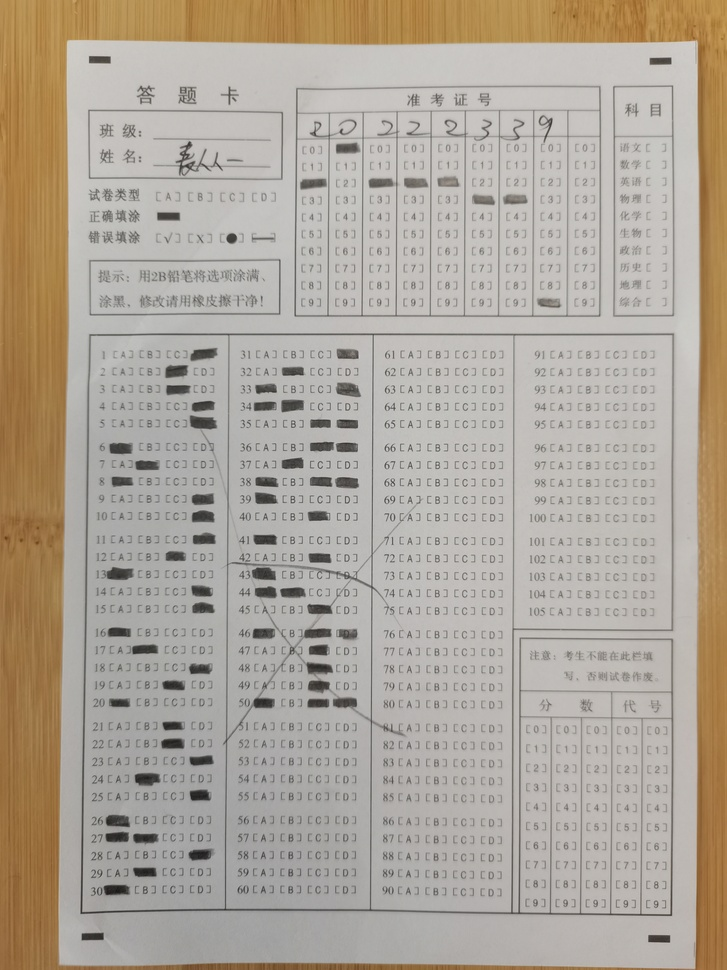
#> input picture test.jpg, 727 x 970 px, shrunk from 3456 x 4608 before the run
$ python test.py
#> lines starting #> are read from the running program, lines starting #| are printed output that depends on the picture
import cv2

img=cv2.imread('test.jpg')
#> img is the input picture: shape (970, 727, 3); mean B, G, R 154.6, 166.3, 175.3
g=cv2.cvtColor(img,cv2.COLOR_BGR2GRAY)
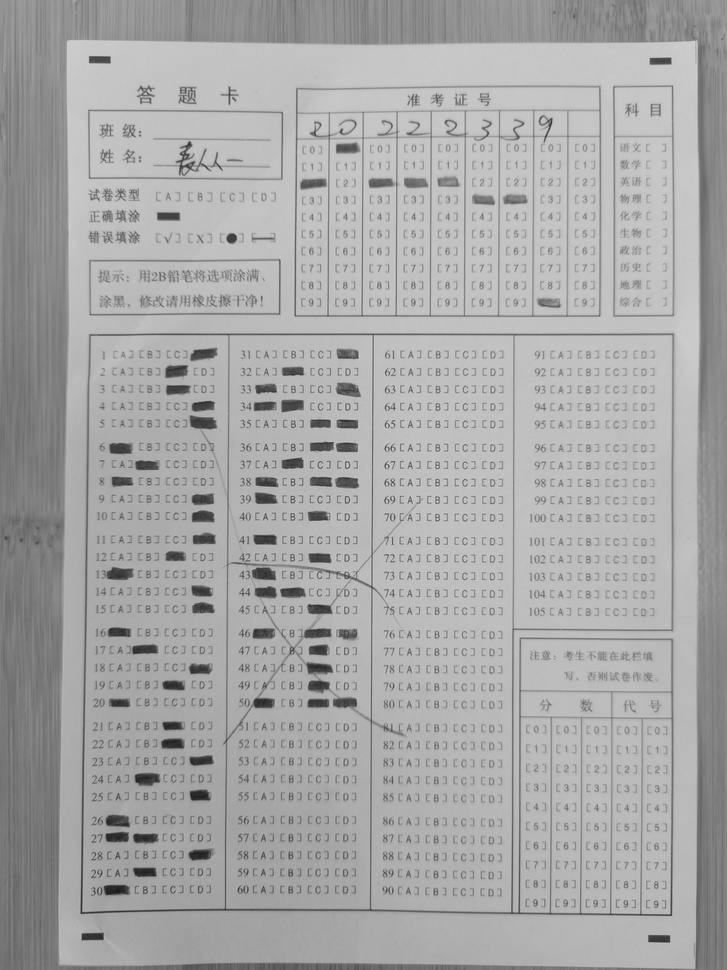
#> g: shape (970, 727); min 21, max 219, mean 167.7
corners=cv2.goodFeaturesToTrack(g,500,0.1,10)
#> corners = 500 rows, first 8: [189, 142], [551, 118], [275, 391], [332, 443], [82, 939], [670, 58], [669, 941], [183, 164]
xx=[]
yy=[]
for corner in corners:
    x,y=corner.ravel()
    xx.insert(-1,x)
    yy.insert(-1,y)
#> this loop made 500 passes
#> after the loop, xx = 500 values, max 673 at index 425, min 81 at index 23, mean 318.5; yy = 500 values, max 941 at index 5, min 57 at index 8, mean 486
print(max(xx))
#| 673.0
print(max(yy))
#| 941.0

$ run again, with English.jpg copied over test.jpg
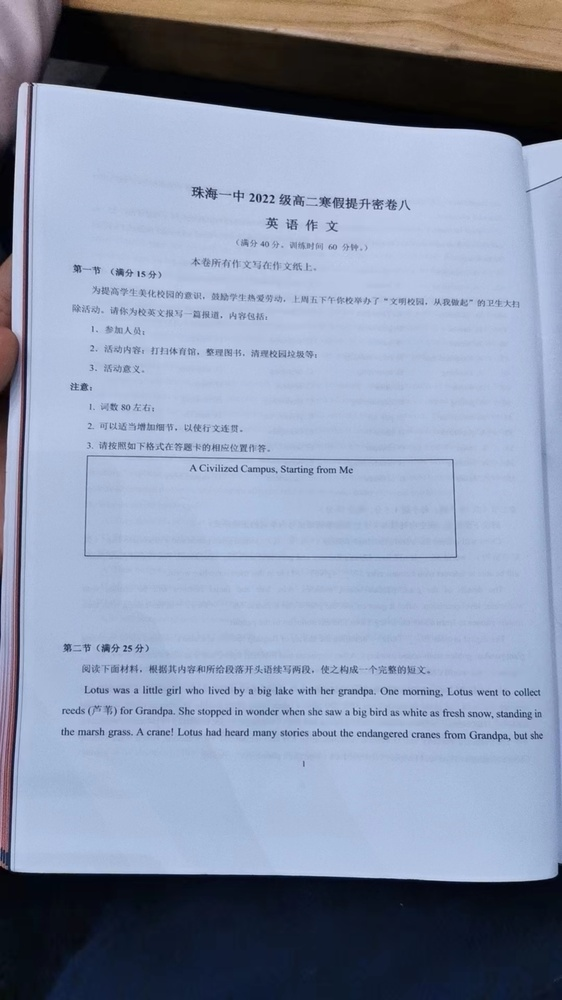
#> input picture English.jpg, 562 x 1000 px, shrunk from 1080 x 1920 before the run
#> img is the input picture: shape (1000, 562, 3); mean B, G, R 172.2, 148.4, 137.3
#> `g=cv2.cvtColor(img,cv2.COLOR_BGR2GRAY)`:
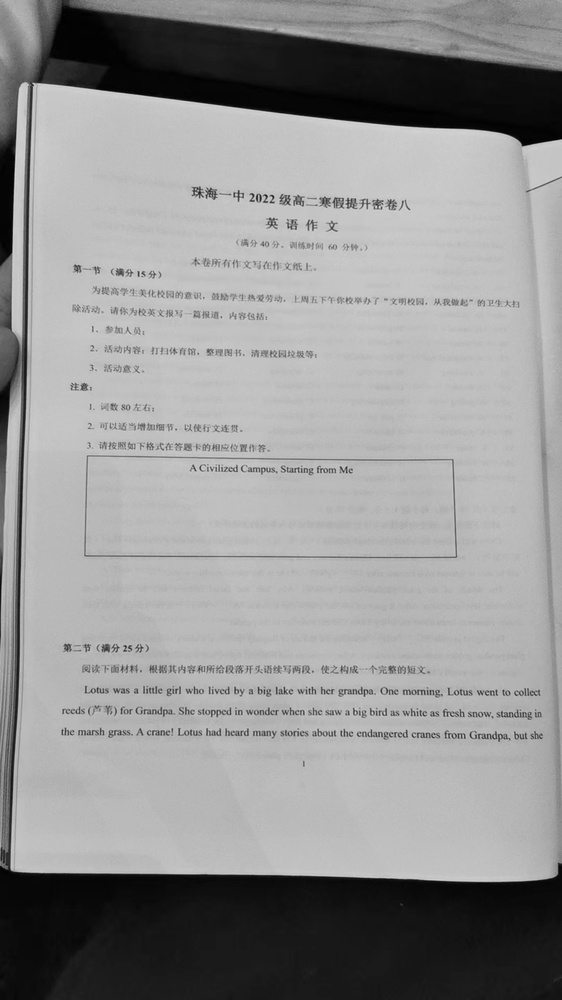
#> g: shape (1000, 562); min 0, max 223, mean 147.7
#> corners = 338 rows, first 8: [522, 145], [289, 195], [347, 207], [250, 200], [269, 202], [288, 227], [298, 468], [236, 196]
#> the loop `for corner in corners:` made 338 passes
#> after the loop `for corner in corners:`: xx = 338 values, max 559 at index 17, min 3 at index 279, mean 257.7; yy = 338 values, max 870 at index 127, min 84 at index 11, mean 496.8
#| 559.0
#| 870.0

$ run again, with English2.jpg copied over test.jpg
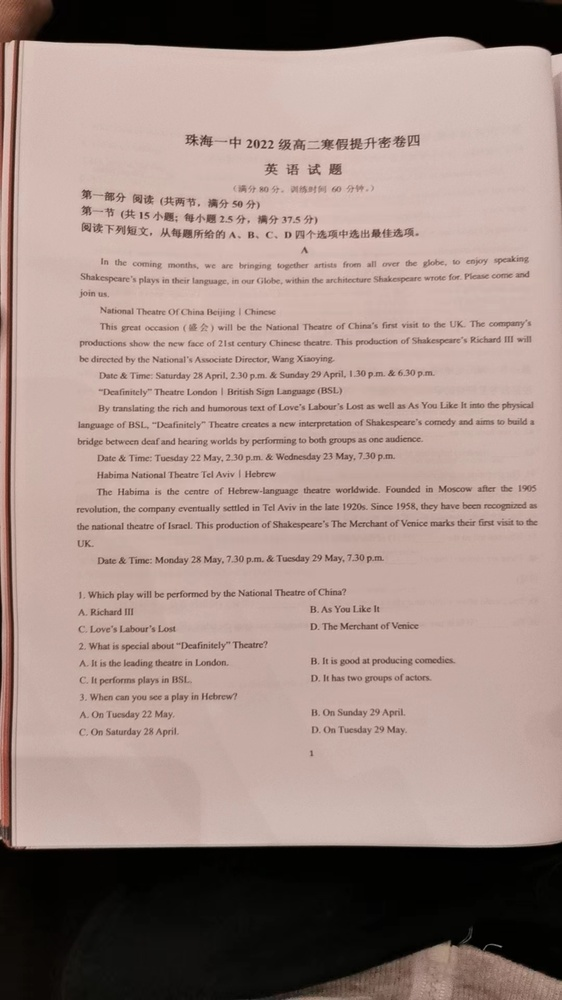
#> input picture English2.jpg, 562 x 1000 px, shrunk from 1080 x 1920 before the run
#> img is the input picture: shape (1000, 562, 3); mean B, G, R 133.9, 140.4, 161.7
#> `g=cv2.cvtColor(img,cv2.COLOR_BGR2GRAY)`:
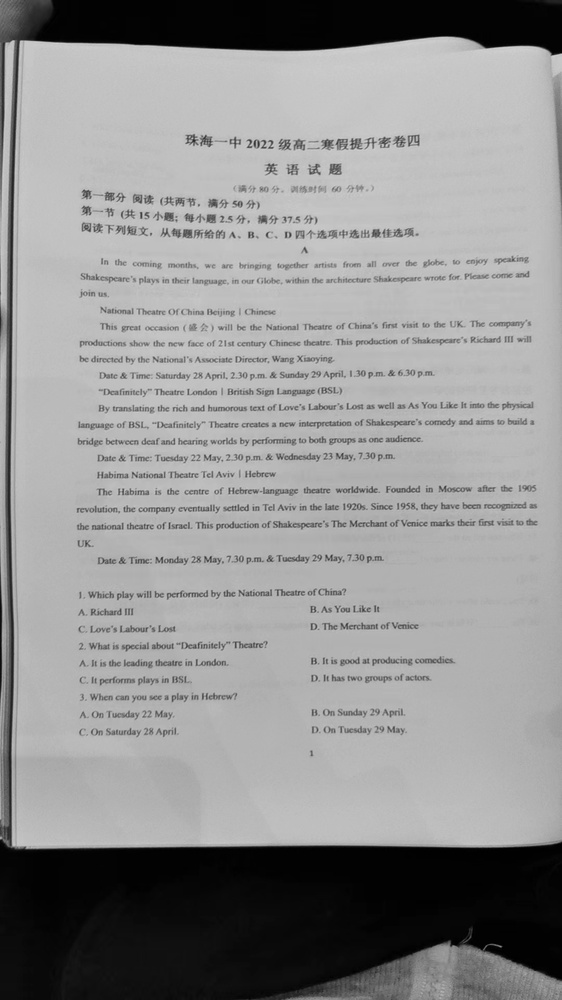
#> g: shape (1000, 562); min 0, max 212, mean 146
#> corners = 500 rows, first 8: [20, 41], [89, 230], [551, 54], [141, 212], [288, 173], [237, 143], [232, 232], [351, 148]
#> the loop `for corner in corners:` made 500 passes
#> after the loop `for corner in corners:`: xx = 500 values, max 551 at index 1, min 2 at index 180, mean 256.7; yy = 500 values, max 949 at index 153, min 41 at index 499, mean 447.5
#| 551.0
#| 949.0
